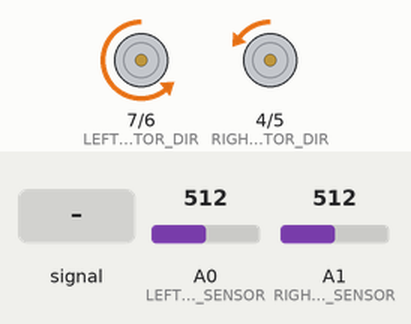
Simulated run of this sketch. Board: Arduino Uno, built with avr-gcc and run on an emulated ATmega328P. Shown: direction and speed pins drawn as motors (green arrow = direction pin HIGH = forward, orange = LOW = backward, longer = more drive). The test bench sets the inputs (shaded band); at power-on: A0 (LEFT_LINE_SENSOR) = 512, A1 (RIGHT_LINE_SENSOR) = 512.

Above: at 1.2 s.
1.3 s: A0 (LEFT_LINE_SENSOR) fed a 200 Hz sine of ±460 counts around its level
At 4.2 s:
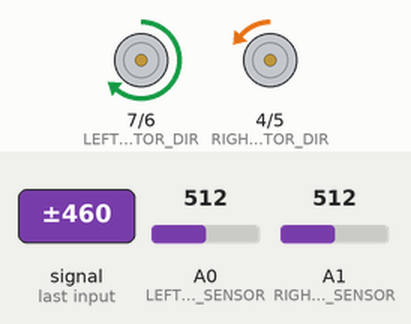
4.3 s: A0 (LEFT_LINE_SENSOR) set to 306
At 7.2 s:
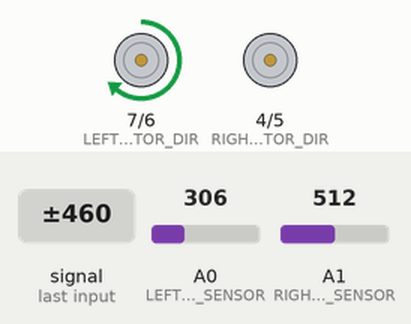
7.3 s: A1 (RIGHT_LINE_SENSOR) set to 635
8.8 s: A1 (RIGHT_LINE_SENSOR) set to 658
At 10.0 s:
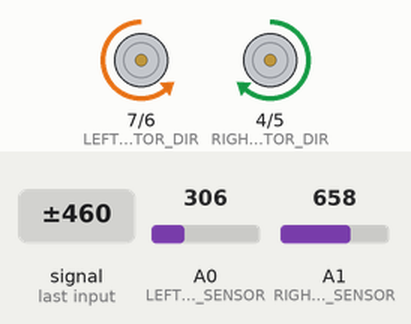
10.3 s: A0 (LEFT_LINE_SENSOR) set to 634
11.8 s: A0 (LEFT_LINE_SENSOR) set to 657
At 12.4 s:
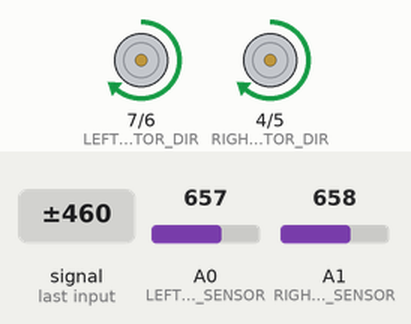
Timing chart, 0 to 14.3 s (numbered marks = the images above; inputs shaded):
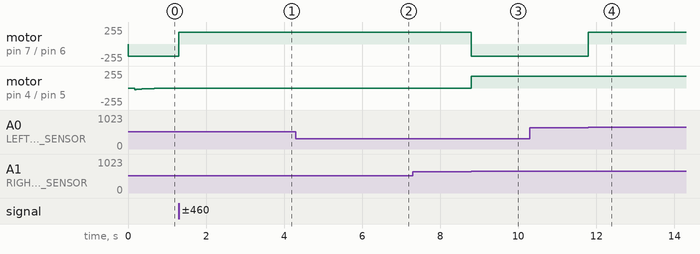

The sketch:

simple_test.ino
```cpp
#include "omegabot_controll.h"

struct OmegaBotState {
  bool is_in_search;
  bool is_following;
  int left_sensor;
  int right_sensor;
  float search_iter;
  int current_speed;
};

OmegaBotState state;
OmegaBotControll controll;

// Датчики линии
const int LEFT_LINE_SENSOR = 0;
const int RIGHT_LINE_SENSOR = 1;

// Базовые скорости
const int BASE_FOLLOW_SPEED = 180;
const int BASE_TURN_SPEED = 180;
const int BASE_SEARCH_SPEED = 180;
const int BASE_INITIAL_SPEED = 0;

// Граница цвета линии
const int LINE_THRESHOLD = 650;

void setup() {
  // Инициализация моторов
  pinMode(controll.LEFT_MOTOR_SPEED, OUTPUT);
  pinMode(controll.RIGHT_MOTOR_SPEED, OUTPUT);
  pinMode(controll.LEFT_MOTOR_DIR, OUTPUT);
  pinMode(controll.RIGHT_MOTOR_DIR, OUTPUT);

  // Инициализация датчиков линии
  pinMode(LEFT_LINE_SENSOR, INPUT);
  pinMode(RIGHT_LINE_SENSOR, INPUT);

  // Инициализация состояния
  state.is_in_search = true;
  state.is_following = false;
  state.left_sensor = 0;
  state.right_sensor = 0;
  state.search_iter = 0;
  state.current_speed = BASE_INITIAL_SPEED;

  // Инициализация Serial для отладки
  Serial.begin(9600);
}

int threshold(int value) {
  if (value < LINE_THRESHOLD) {return 0;} // Белый
  else {return 1000;} // Черный
}

void renew_state() {
  state.left_sensor = threshold(analogRead(LEFT_LINE_SENSOR));
  state.right_sensor = threshold(analogRead(RIGHT_LINE_SENSOR));
  int sum = state.left_sensor + state.right_sensor;

  if (sum == 0) {
    state.is_following = false;
    state.is_in_search = true;
    state.current_speed = BASE_INITIAL_SPEED;
  }
  else {
    state.is_following = true;
    state.is_in_search = false;
  }
}

void follow_line() {
  if (state.left_sensor == 1000 && state.right_sensor == 1000) {
      controll.move_foreward(BASE_FOLLOW_SPEED);
  }
  else if (state.left_sensor == 1000 && state.right_sensor == 0) {
      controll.turn_left(BASE_TURN_SPEED);
  }
  else if (state.left_sensor == 0 && state.right_sensor == 1000) {
      controll.turn_right(BASE_TURN_SPEED);
  }
}

void search_line() {
  // Поиск по спирали
  int left_speed = BASE_SEARCH_SPEED;
  int right_speed = BASE_SEARCH_SPEED / (state.search_iter / 10 + 1);

  analogWrite(controll.LEFT_MOTOR_SPEED, left_speed);
  analogWrite(controll.RIGHT_MOTOR_SPEED, right_speed);

  state.search_iter += 0.1;
}

void loop() {
  renew_state();
  if (state.is_following) {
    follow_line();
  }
  else if (state.is_in_search) {
    search_line();
  }

}
```

omegabot_controll.cpp
```cpp
#include <Arduino.h>
#include "omegabot_controll.h"

// Движение вперед
void OmegaBotControll::move_foreward(int speed) {
  digitalWrite(LEFT_MOTOR_DIR, HIGH);   // HIGH = 1
  digitalWrite(RIGHT_MOTOR_DIR, HIGH);  // HIGH = 1

  analogWrite(LEFT_MOTOR_SPEED, speed);
  analogWrite(RIGHT_MOTOR_SPEED, speed);
}

// Движение назад
void OmegaBotControll::move_backward(int speed) {
  digitalWrite(LEFT_MOTOR_DIR, LOW);   // LOW = 0
  digitalWrite(RIGHT_MOTOR_DIR, LOW);  // LOW = 0

  analogWrite(LEFT_MOTOR_SPEED, speed);
  analogWrite(RIGHT_MOTOR_SPEED, speed);
}

// Остановка
void OmegaBotControll::stop_moving() {
  analogWrite(LEFT_MOTOR_SPEED, 0);
  analogWrite(RIGHT_MOTOR_SPEED, 0);
}

// Поворот влево на месте
void OmegaBotControll::turn_left(int speed) {
  digitalWrite(LEFT_MOTOR_DIR, HIGH);   // LOW = 0
  digitalWrite(RIGHT_MOTOR_DIR, LOW);  // HIGH = 1

  analogWrite(LEFT_MOTOR_SPEED, speed);
  analogWrite(RIGHT_MOTOR_SPEED, speed);
}

// Поврот вправо на месте
void OmegaBotControll::turn_right(int speed) {
  digitalWrite(LEFT_MOTOR_DIR, LOW);   // HIGH = 1
  digitalWrite(RIGHT_MOTOR_DIR, HIGH);  // LOW = 0

  analogWrite(LEFT_MOTOR_SPEED, speed);
  analogWrite(RIGHT_MOTOR_SPEED, speed);
}
```

omegabot_controll.h
```cpp
#ifndef OMEGABOT_CONTROLL_H
#define OMEGABOT_CONTROLL_H
class OmegaBotControll {
public:
// === Вход Arduino - задняя часть машины ===
// -- Пины моторов --
  const int LEFT_MOTOR_SPEED = 6;  // Скорость ЛЕВОГО мотора
  const int RIGHT_MOTOR_SPEED = 5; // Скорость ПРАВОГО мотора
  const int LEFT_MOTOR_DIR = 7;    // Направление ЛЕВОГО мотора (1 - вперёд)
  const int RIGHT_MOTOR_DIR = 4;   // Направление ПРАВОГО мотора (1 - вперёд)

public:
  void move_foreward(int speed);
  void move_backward(int speed);
  void stop_moving();
  void turn_left(int speed);
  void turn_right(int speed);
};
#endif
```

Measured:
- the behaviour switches between 649 and 650 on A1 (RIGHT_LINE_SENSOR) (found by bisection; images 2 and 3)
- the behaviour switches between 649 and 650 on A0 (LEFT_LINE_SENSOR) (found by bisection; images 3 and 4)
- after the input at 1.3 s, motor on pin 7 (LEFT_MOTOR_DIR) / pin 6 (LEFT_MOTOR_SPEED): backward 180/255 → forward 180/255 at once
- after the input at 4.3 s, motor on pin 4 (RIGHT_MOTOR_DIR) / pin 5 (RIGHT_MOTOR_SPEED): backward 1/255 → stopped after 2.6 s
- after the input at 7.3 s, every drawn part: stays the same
- after the input at 8.8 s, motor on pin 7 (LEFT_MOTOR_DIR) / pin 6 (LEFT_MOTOR_SPEED): forward 180/255 → backward 180/255 at once; motor on pin 4 (RIGHT_MOTOR_DIR) / pin 5 (RIGHT_MOTOR_SPEED): stopped → forward 180/255 at once
- after the input at 10.3 s, every drawn part: stays the same
- after the input at 11.8 s, motor on pin 7 (LEFT_MOTOR_DIR) / pin 6 (LEFT_MOTOR_SPEED): backward 180/255 → forward 180/255 at once
